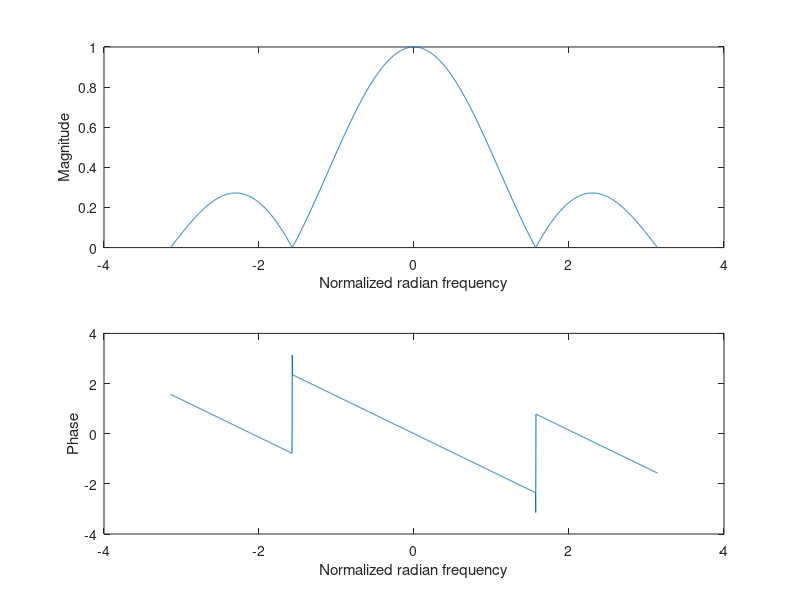

MATLAB code to generate this figure:
theta = linspace(-pi, pi, 2001);
freqresponse = freqz(1/4*ones(1,4), 1, theta);
figure;
subplot(211);
plot(theta, abs(freqresponse)); 
xlabel("Normalized radian frequency"); ylabel("Magnitude");

subplot(212); 
plot(theta, angle(freqresponse)); 
xlabel("Normalized radian frequency"); ylabel("Phase");